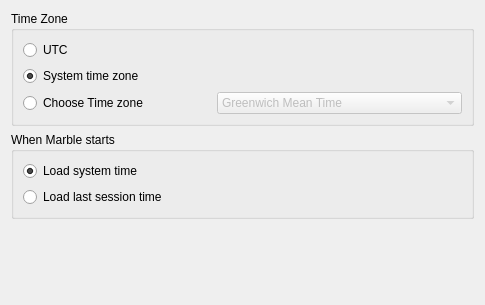
<?xml version="1.0" encoding="UTF-8"?>
<ui version="4.0">
 <class>MarbleTimeSettingsWidget</class>
 <widget class="QWidget" name="MarbleTimeSettingsWidget">
  <property name="geometry">
   <rect>
    <x>0</x>
    <y>0</y>
    <width>485</width>
    <height>305</height>
   </rect>
  </property>
  <property name="sizePolicy">
   <sizepolicy hsizetype="Preferred" vsizetype="Minimum">
    <horstretch>0</horstretch>
    <verstretch>0</verstretch>
   </sizepolicy>
  </property>
  <layout class="QVBoxLayout" name="verticalLayout_2">
   <item>
    <widget class="QGroupBox" name="timeZone">
     <property name="title">
      <string>Time Zone</string>
     </property>
     <layout class="QVBoxLayout" name="verticalLayout">
      <item>
       <widget class="QRadioButton" name="kcfg_utc">
        <property name="text">
         <string>UTC</string>
        </property>
        <property name="checked">
         <bool>false</bool>
        </property>
       </widget>
      </item>
      <item>
       <widget class="QRadioButton" name="kcfg_systemTimezone">
        <property name="text">
         <string>System time zone</string>
        </property>
        <property name="checked">
         <bool>true</bool>
        </property>
       </widget>
      </item>
      <item>
       <layout class="QHBoxLayout">
        <item>
         <widget class="QRadioButton" name="kcfg_customTimezone">
          <property name="text">
           <string>Choose Time zone</string>
          </property>
         </widget>
        </item>
        <item>
         <widget class="QComboBox" name="kcfg_chosenTimezone">
          <property name="enabled">
           <bool>false</bool>
          </property>
          <property name="sizePolicy">
           <sizepolicy hsizetype="Minimum" vsizetype="Fixed">
            <horstretch>0</horstretch>
            <verstretch>0</verstretch>
           </sizepolicy>
          </property>
          <item>
           <property name="text">
            <string>Greenwich Mean Time</string>
           </property>
          </item>
          <item>
           <property name="text">
            <string>European Central Time</string>
           </property>
          </item>
          <item>
           <property name="text">
            <string>Eastern European Time</string>
           </property>
          </item>
          <item>
           <property name="text">
            <string>Egypt Standard Time</string>
           </property>
          </item>
          <item>
           <property name="text">
            <string>Eastern African Time</string>
           </property>
          </item>
          <item>
           <property name="text">
            <string>Middle East Time</string>
           </property>
          </item>
          <item>
           <property name="text">
            <string>Near East Time</string>
           </property>
          </item>
          <item>
           <property name="text">
            <string>Pakistan Lahore Time</string>
           </property>
          </item>
          <item>
           <property name="text">
            <string>India Standard Time</string>
           </property>
          </item>
          <item>
           <property name="text">
            <string>Bangladesh Standard Time</string>
           </property>
          </item>
          <item>
           <property name="text">
            <string>Vietnam Standard Time</string>
           </property>
          </item>
          <item>
           <property name="text">
            <string>China Taiwan Time</string>
           </property>
          </item>
          <item>
           <property name="text">
            <string>Japan Standard Time</string>
           </property>
          </item>
          <item>
           <property name="text">
            <string>Australia Central Time</string>
           </property>
          </item>
          <item>
           <property name="text">
            <string>Australia Eastern Time</string>
           </property>
          </item>
          <item>
           <property name="text">
            <string>Solomon Standard Time</string>
           </property>
          </item>
          <item>
           <property name="text">
            <string>New Zealand Standard Time</string>
           </property>
          </item>
          <item>
           <property name="text">
            <string>Midway Islands Time</string>
           </property>
          </item>
          <item>
           <property name="text">
            <string>Hawaii Standard Time</string>
           </property>
          </item>
          <item>
           <property name="text">
            <string>Alaska Standard Time</string>
           </property>
          </item>
          <item>
           <property name="text">
            <string>Pacific Standard Time</string>
           </property>
          </item>
          <item>
           <property name="text">
            <string>Phoenix Standard Time</string>
           </property>
          </item>
          <item>
           <property name="text">
            <string>Mountain Standard Time</string>
           </property>
          </item>
          <item>
           <property name="text">
            <string>Central Standard Time</string>
           </property>
          </item>
          <item>
           <property name="text">
            <string>Eastern Standard Time</string>
           </property>
          </item>
          <item>
           <property name="text">
            <string>Indiana Eastern Standard Time</string>
           </property>
          </item>
          <item>
           <property name="text">
            <string>Puerto Rico and US Virgin Islands Time</string>
           </property>
          </item>
          <item>
           <property name="text">
            <string>Canada Newfoundland Time</string>
           </property>
          </item>
          <item>
           <property name="text">
            <string>Argentina Standard Time</string>
           </property>
          </item>
          <item>
           <property name="text">
            <string>Brazil Eastern Time</string>
           </property>
          </item>
          <item>
           <property name="text">
            <string>Central African Time</string>
           </property>
          </item>
         </widget>
        </item>
       </layout>
      </item>
     </layout>
    </widget>
   </item>
   <item>
    <widget class="QGroupBox" name="whenMarbleStarts">
     <property name="title">
      <string>When Marble starts</string>
     </property>
     <layout class="QVBoxLayout" name="verticalLayout_4">
      <item>
       <widget class="QRadioButton" name="kcfg_systemTime">
        <property name="text">
         <string>Load system time</string>
        </property>
        <property name="checked">
         <bool>true</bool>
        </property>
       </widget>
      </item>
      <item>
       <widget class="QRadioButton" name="kcfg_lastSessionTime">
        <property name="text">
         <string>Load last session time</string>
        </property>
       </widget>
      </item>
     </layout>
    </widget>
   </item>
   <item>
    <spacer name="verticalSpacer">
     <property name="orientation">
      <enum>Qt::Vertical</enum>
     </property>
     <property name="sizeHint" stdset="0">
      <size>
       <width>20</width>
       <height>40</height>
      </size>
     </property>
    </spacer>
   </item>
  </layout>
 </widget>
 <resources/>
 <connections>
  <connection>
   <sender>kcfg_customTimezone</sender>
   <signal>toggled(bool)</signal>
   <receiver>kcfg_chosenTimezone</receiver>
   <slot>setEnabled(bool)</slot>
   <hints>
    <hint type="sourcelabel">
     <x>120</x>
     <y>211</y>
    </hint>
    <hint type="destinationlabel">
     <x>314</x>
     <y>212</y>
    </hint>
   </hints>
  </connection>
 </connections>
</ui>
